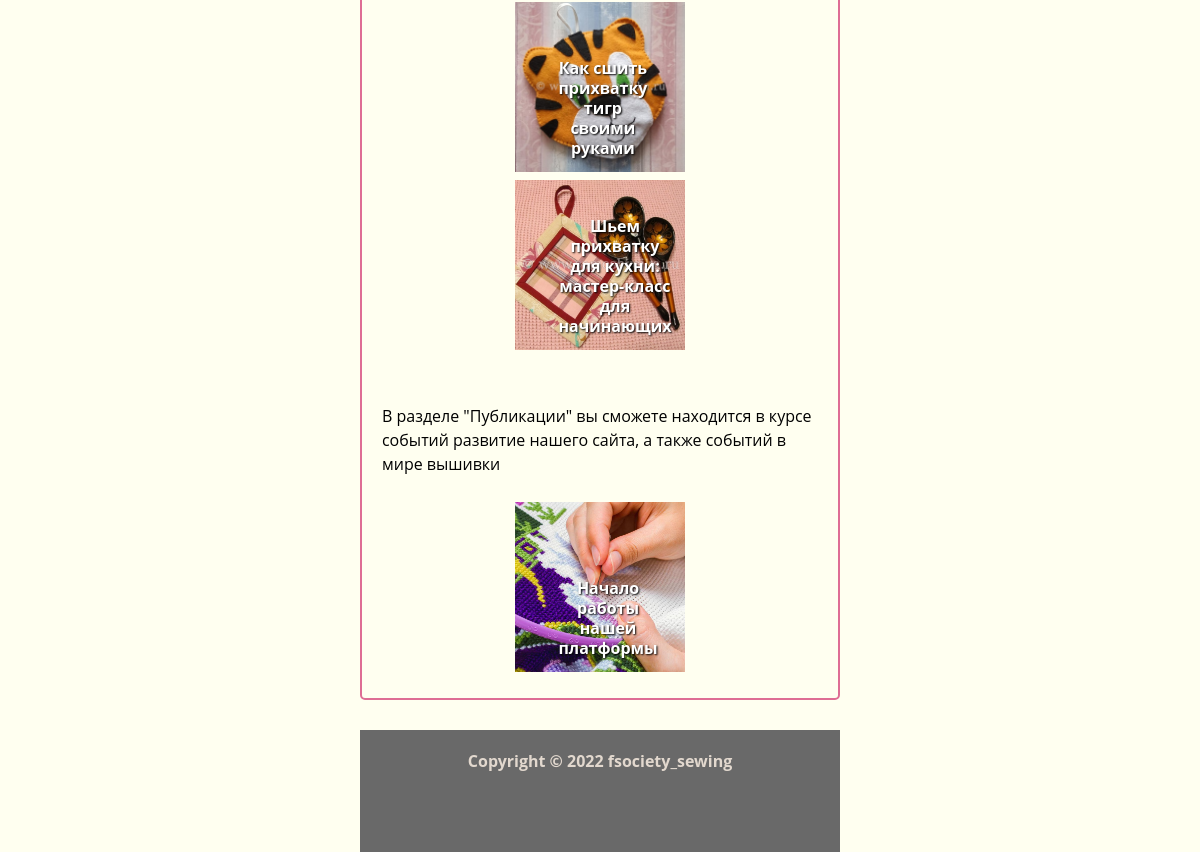
The app's page / (lower part), older data.
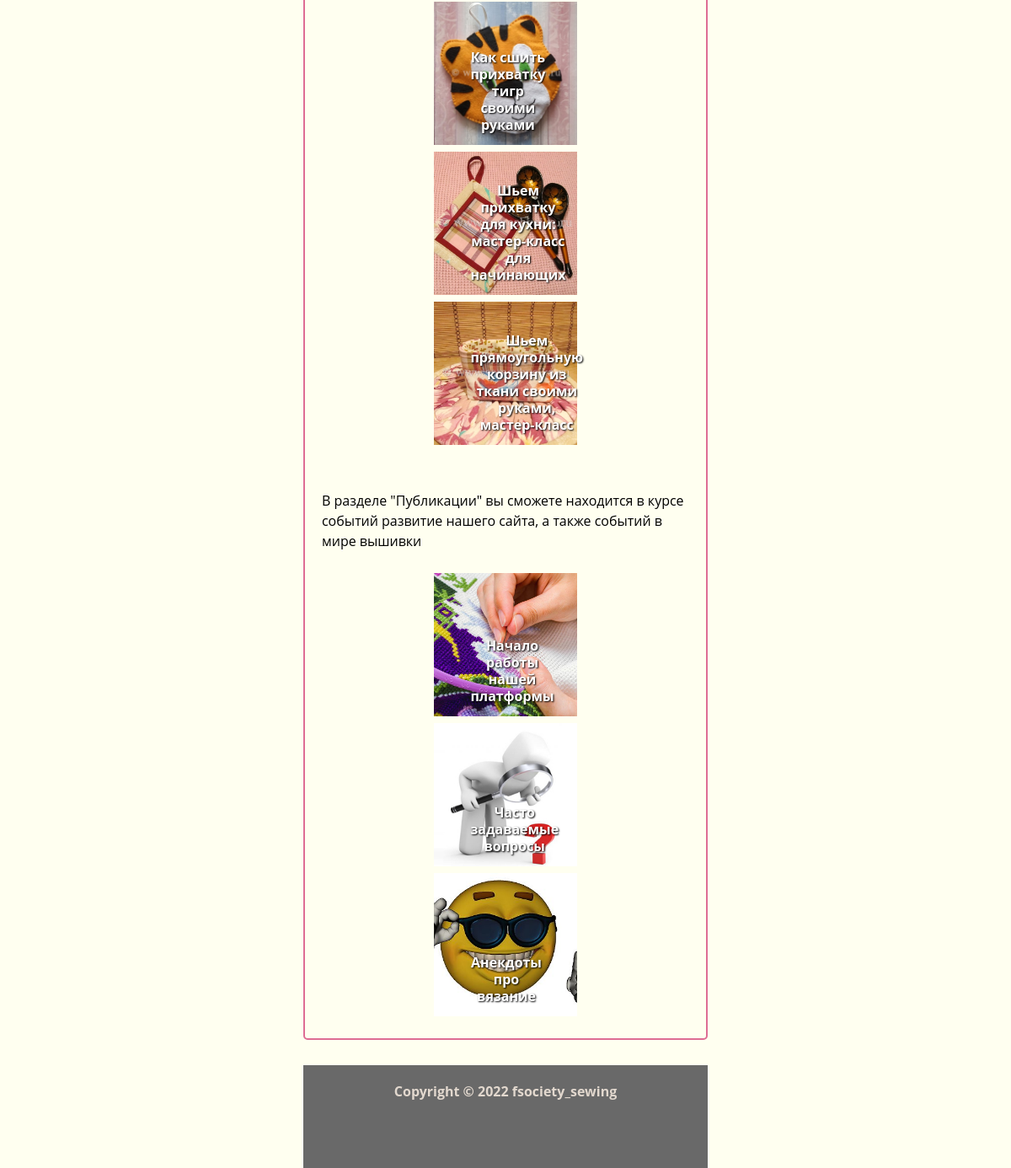
The same page, newer data.
### Sewing_site/models.py (models this page shows, shortened)
class MasterClass(models.Model):
	photo_of_preview_master_class = models.ImageField("Изображение заставки мастеркласс", upload_to = 'photo_of_preview_masterclass/')
	date_of_master_class = models.DateField("Дата публикации", default = date.today)
	title_of_master_class = models.CharField("Название мастер класса", max_length = 64)
	text_of_master_class = models.TextField("Текст к изображению")
	class Meta:
		verbose_name = "Мастер-класс"
		verbose_name_plural = "Мастер-классы"

class Post(models.Model):
	photo_of_preview_post = models.ImageField("Изображение заставки статьи", upload_to = 'photo_of_preview_post/' )
	date_of_post = models.DateField("Дата статьи", default = date.today)
	name_of_post = models.CharField("Название статьи", max_length = 64)
	text_of_post = models.TextField("Текст статьи")
	class Meta:
		verbose_name = "Статья"
		verbose_name_plural = "Статьи"

### Sewing_site/views.py (the view)
# urls.py: path('', views.index, name = "index"),
def index(request):
	Post_list = Post.objects.all()
	MasterClass_list = MasterClass.objects.all()
	return render (request, 'Sewing_site/home.html', {'Post_list': Post_list[:3], 'MasterClass_list': MasterClass_list[:3]})

### Sewing_site/templates/Sewing_site/home.html (shortened to what this page needs)
{% extends 'Sewing_site/base.html' %}
{% block content%}
<div class = "content-text">
<div class = "home-photo-position">
{% for master_class in MasterClass_list %}
<div class = "container">
  <a  href = "master-class-details/{{ master_class.id }}">
  <img src="{{ master_class.photo_of_preview_master_class.url }}" class="home-img-master-class-preview" alt="{{master_class.title_of_master_class}}">
  </a>
  <div class = "bottom-left">
    {{ master_class.title_of_master_class }}
  </div>
</div>
{% endfor %}
</div>
<br><br>
В разделе "Публикации" вы сможете находится в курсе событий развитие нашего сайта, а также событий в мире вышивки<br><br>
<div class = "home-photo-position">
{% for post in Post_list %}
<div class = "container">
  <a  href = "post-details/{{ post.id }}">
  <img src="{{ post.photo_of_preview_post.url }}" class="home-img-master-class-preview" alt="{{ post.name_of_post}}">
  </a>
  <div class = "bottom-left">
    {{ post.name_of_post }}
  </div>
</div>
{% endfor %}
</div>
{% endblock %}

Row changes from the older to the newer data that the page shows:
added MasterClass: photo_of_preview_master_class (picture), title_of_master_class "Шьем прямоугольную корзину из ткани своими руками, мастер-класс"
added Post: photo_of_preview_post (picture), name_of_post "Часто задаваемые вопросы"
added Post: photo_of_preview_post (picture), name_of_post "Анекдоты про вязание"
